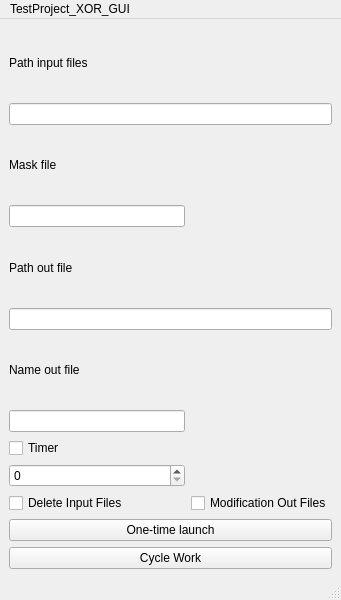
<?xml version="1.0" encoding="UTF-8"?>
<ui version="4.0">
 <class>MainWindow</class>
 <widget class="QMainWindow" name="MainWindow">
  <property name="geometry">
   <rect>
    <x>0</x>
    <y>0</y>
    <width>341</width>
    <height>600</height>
   </rect>
  </property>
  <property name="windowTitle">
   <string>MainWindow</string>
  </property>
  <widget class="QWidget" name="centralwidget">
   <layout class="QGridLayout" name="gridLayout">
    <item row="8" column="0" colspan="2">
     <widget class="QLineEdit" name="pathOutFiles">
      <property name="text">
       <string/>
      </property>
     </widget>
    </item>
    <item row="13" column="1">
     <widget class="QCheckBox" name="checkBoxModificOutFiles">
      <property name="text">
       <string>Modification Out Files</string>
      </property>
     </widget>
    </item>
    <item row="6" column="0">
     <widget class="QLineEdit" name="maskInputFiles">
      <property name="text">
       <string/>
      </property>
     </widget>
    </item>
    <item row="14" column="0" colspan="2">
     <widget class="QPushButton" name="oneTimeLaunchButton">
      <property name="text">
       <string>One-time launch</string>
      </property>
     </widget>
    </item>
    <item row="11" column="0">
     <widget class="QCheckBox" name="checkBoxTimer">
      <property name="text">
       <string>Timer</string>
      </property>
     </widget>
    </item>
    <item row="7" column="0">
     <widget class="QLabel" name="label_3">
      <property name="text">
       <string>Path out file</string>
      </property>
     </widget>
    </item>
    <item row="13" column="0">
     <widget class="QCheckBox" name="checkBoxDeleteFiles">
      <property name="text">
       <string>Delete Input Files</string>
      </property>
     </widget>
    </item>
    <item row="9" column="0">
     <widget class="QLabel" name="label_4">
      <property name="text">
       <string>Name out file</string>
      </property>
     </widget>
    </item>
    <item row="15" column="0" colspan="2">
     <widget class="QPushButton" name="cycleWorkButton">
      <property name="text">
       <string>Cycle Work</string>
      </property>
     </widget>
    </item>
    <item row="0" column="0">
     <widget class="QLabel" name="label_2">
      <property name="text">
       <string>Path input files</string>
      </property>
     </widget>
    </item>
    <item row="3" column="0">
     <widget class="QLabel" name="label">
      <property name="text">
       <string>Mask file</string>
      </property>
     </widget>
    </item>
    <item row="2" column="0" colspan="2">
     <widget class="QLineEdit" name="pathInputFiles">
      <property name="text">
       <string/>
      </property>
     </widget>
    </item>
    <item row="10" column="0">
     <widget class="QLineEdit" name="nameOutFiles">
      <property name="text">
       <string/>
      </property>
     </widget>
    </item>
    <item row="12" column="0">
     <widget class="QSpinBox" name="spinBoxTimer"/>
    </item>
   </layout>
  </widget>
  <widget class="QMenuBar" name="menubar">
   <property name="geometry">
    <rect>
     <x>0</x>
     <y>0</y>
     <width>341</width>
     <height>23</height>
    </rect>
   </property>
   <widget class="QMenu" name="menuTestProject_XOR_GUI">
    <property name="title">
     <string>TestProject_XOR_GUI</string>
    </property>
   </widget>
   <addaction name="menuTestProject_XOR_GUI"/>
  </widget>
  <widget class="QStatusBar" name="statusbar"/>
 </widget>
 <resources/>
 <connections/>
</ui>
